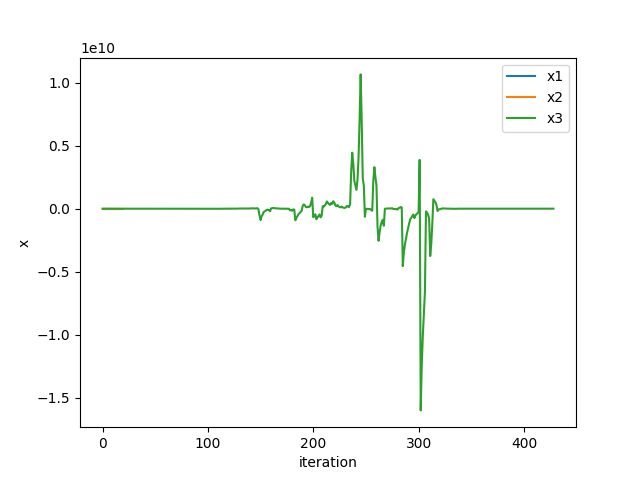

Here is the Python script that generated this plot:
import math
import matplotlib.pyplot as plt
eps = 1e-5

def f(x):
    return 1 / 2 + 1 / 4 * x **2 - x * math.sin(x) - 1 /2 * math.cos(2 * x)
    # return x - (1 / 2 + 1 / 4 * x **2 - x * math.sin(x) - 1 /2 * math.cos(2 * x))

def f_(x):
    return 0.5 * x - math.sin(x) - x * math.cos(x) + math.sin(2 * x)
    # return 1 - (0.5 * x - math.sin(x) - x * math.cos(x) + math.sin(2 * x))

def calculate_x(x):
    k = 0
    timer = 0
    while True:
        x_k = x[k]
        cur = x_k - f(x_k) / f_(x_k)
        x.append(cur)
        if (abs(cur - x_k) < eps) or (timer > 10000):
            break
        k += 1
        timer += 1
    return timer

x1 = [math.pi / 2]
x2 = [5 * math.pi]
x3 = [10 * math.pi]

cot1 = calculate_x(x1)
cot2 = calculate_x(x2)
cot3 = calculate_x(x3)

print("x1: ", x1[-1])
print("x2: ", x2[-1])
print("x3: ", x3[-1])
print("cot1: ", cot1)
print("cot2: ", cot2)
print("cot3: ", cot3)

plt.plot(range(len(x1)), x1, label='x1')
plt.plot(range(len(x2)), x2, label='x2')
plt.plot(range(len(x3)), x3, label='x3')
plt.xlabel("iteration")
plt.ylabel("x")
plt.legend()
# plt.show()
plt.savefig("HW2_3.png")
# fig, axs = plt.subplots(1, 3, figsize=(15, 5))
# axs[0].plot(range(len(x1)), x1, label='x1')
# axs[0].set_xlabel("iteration")
# axs[0].set_ylabel("x")
# axs[0].set_title("x_0 = pi / 2")
# axs[1].plot(range(len(x2)), x2, label='x2')
# axs[1].set_xlabel("iteration")
# axs[1].set_ylabel("x")
# axs[1].set_title("x_0 = 5 * pi")
# axs[2].plot(range(len(x3[:300])), x3[:300], label='x3')
# axs[2].set_xlabel("iteration")
# axs[2].set_ylabel("x")
# axs[2].set_title("x_0 = 10 * pi")
# plt.tight_layout()
# plt.show()